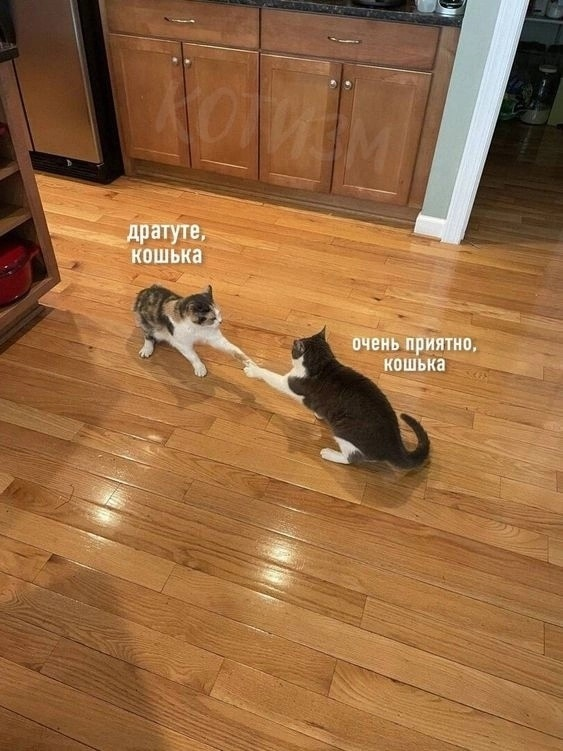
//> input picture image.jpg, 563 x 751 px
$ ./Lab1   (built with g++ and OpenCV 4)
//> lines starting //> are read from the running program, lines starting //| are printed output that depends on the picture; after the words box and inside, x2 and y2 are one past the last pixel; in counts of white or black regions, pixels touching at a corner belong together
### Lab1/methods.h
#include <iostream>
#include <opencv2/imgproc/imgproc.hpp>
#include <opencv2/highgui/highgui.hpp>
#include <math.h>
#include <map>

#pragma once

using namespace cv;
using namespace std;

Mat getHist(const Mat &image);
Mat getHistColor(const Mat& image);
Mat doQuantization(const Mat& image, int q_level);
double errorCalculation(int Y, int Y_quanti, int rowS, int colS);

### Lab1/methods.cpp
#include "methods.h"


Mat getHist(const Mat &image)
{
	Mat hist = Mat::zeros(1, 256, CV_64FC1);

	for (int i = 0; i < image.cols; i++) {
		for (int j = 0; j < image.rows; j++) {
			int y = image.at<unsigned char>(j, i);
			hist.at<double>(0, y) += 1.0;
		}
	}

	double m = 0, M = 0;
	minMaxLoc(hist, &m, &M); //find global min and max
	hist = hist / M; //height normalization with max

	Mat histImg = Mat::zeros(100, 256, CV_8U);

	for (int i = 0; i < 256; i++) {
		for (int j = 0; j < 100; j++) {
			if (hist.at<double>(0, i) * 100 > j) {
				histImg.at<unsigned char>(99 - j, i) = 255;
			}
		}
	}

	bitwise_not(histImg, histImg);

	return histImg;
}

// [11 lines left out: functions getHistColor, estimationCalculation, not called in this run]

double errorCalculation(double sum, const Mat& image)
{
	return sqrt(sum / (image.rows * image.cols));
}


map<int, double> makeRMStable(int key, double value) {
	map<int, double> RMStable;
	RMStable.insert({key, value});
	return RMStable;
}

void getRMStable(map<int, double> RMStable) {
	map <int, double> ::iterator it = RMStable.begin();
	cout << "RMS error" << endl; // This subheading is here because the console
								// displays a lot of service information when opening images.
	for (it; it != RMStable.end(); it++) {
		cout << "level: " << it->first << "  error: " << it->second << endl;
	}

	//for (it; it != RMStable.end(); it++) {
	//	cout << "|" << setw(10) << it->first << setw(10) << "|" << setw(10) << it->second << setw(10) << "|" << endl;
	//}
}


Mat doQuantization(const Mat& image, int q_level)
{
	Mat resultImage = Mat::zeros(image.rows, image.cols, CV_8UC1);
	int Y = 0, Y_quanti = 0;
	double sum = 0;
	double RMS = 0;

	//q_level - number of quantization levels (2, 4 ... 64)
	int range = 255 / (q_level - 1);

	for (int i = 0; i <= image.rows - 1; i++) {
		for (int j = 0; j <= image.cols - 1; j++) {

			Y = image.at<uchar>(i, j);

			for (int level = 0; level <= q_level; level++) {
				if (Y > range * level && Y <= range * level + range / 2) {
					Y_quanti = range * level;
				}
				else if (Y > range * level + range / 2 && Y <= range * (level + 1)) {
					Y_quanti = range * (level + 1);
				}
			}

			if (Y_quanti > 255)
				Y_quanti = 255;

			resultImage.at<uchar>(i, j) = Y_quanti;
		}
		sum += pow(Y - Y_quanti, 2);
	}

	//calculate RMSE
	map<int, double> RMStable;
	RMStable = makeRMStable(q_level, errorCalculation(sum, image));
	getRMStable(RMStable);

	return resultImage;
}

### Lab1/Lab1.cpp
#include "methods.h"

int main()
{
    Mat img = imread("../image.jpg");
//> img is the input picture: 751 rows x 563 cols, CV_8UC3; mean B, G, R 65.4, 106.6, 152.1
    imshow("Showtest", img);

    Mat imageGray;
    cvtColor(img, imageGray, COLOR_BGR2GRAY);
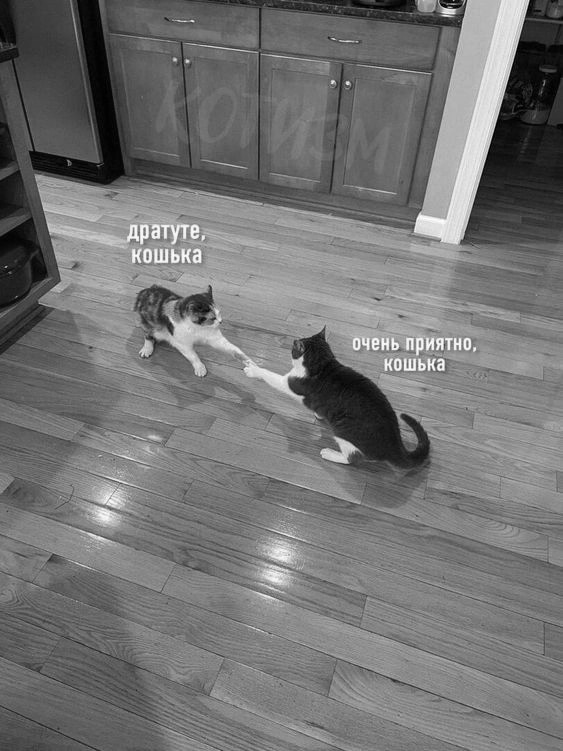
//> imageGray: 751 rows x 563 cols, CV_8UC1; min 0, max 254, mean 115.5
    imshow("gray", imageGray); //show grayscale image
    imshow("Hist", getHist(imageGray)); //show histogram for grayscale image
//> after the loop in getHist, `for (int i = 0; i < image.cols; i++)`: hist = 256 values, max 5501 at index 132, min 0 at index 255, mean 1651.6
//> in getHist, `minMaxLoc(hist, &m, &M);`: M = 5501
//> in getHist, `hist = hist / M;`: hist = 256 values, max 1 at index 132, min 0 at index 255, mean 0.3
//> after the loop in getHist, `for (int i = 0; i < 256; i++)`:
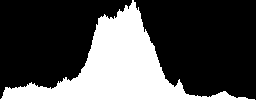
//> histImg: 100 rows x 256 cols, CV_8UC1; 30.5% white; 1 white region, box (x1, y1, x2, y2) and area: (0, 0, 255, 100) 7814


    /*
    * Sequential quantization
    * by the number of levels
    * corresponding to powers of two.
    */
    string level_title;
    Mat imageTemp;
    //cout << "RMS error" << endl; //This subheading can be here if we only want to see the error table (without opening images).
    //cout << "|" << setw(10) << "level" << setw(10) << "|" << setw(10) << "error" << setw(10) << "|" << endl;
    for (int power = 1; power <= 6; power++) {
        int level = pow(2, power);
        level_title = to_string(level);
        imageTemp = doQuantization(imageGray, level);
        imshow(level_title, imageTemp);
        imshow(level_title + "Hist", getHist(imageTemp));
    }
//> this loop made 6 passes
//> pass 1, `imageTemp = doQuantization(imageGray, level);`:
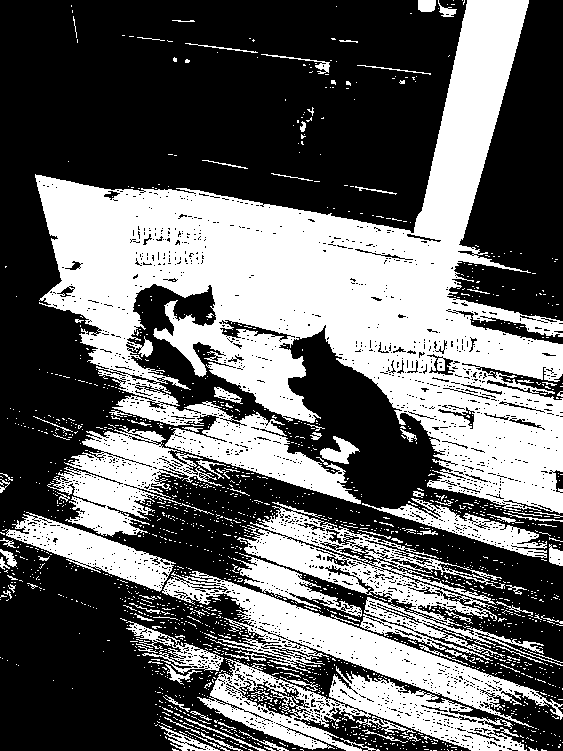
//> imageTemp: 751 rows x 563 cols, CV_8UC1; 40% white; 1718 white regions (1612 under 20 px), largest, box (x1, y1, x2, y2) and area: (35, 0, 563, 514) 103967, (162, 571, 563, 728) 12513, (237, 502, 563, 666) 11595
//> pass 1, `imshow(level_title + "Hist", getHist(imageTemp));`:
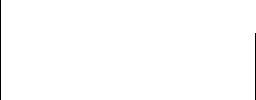
//> window '2Hist': 100 rows x 256 cols, CV_8UC1; 99.3% white; black in thin lines or dots
//> pass 2, `imageTemp = doQuantization(imageGray, level);`:
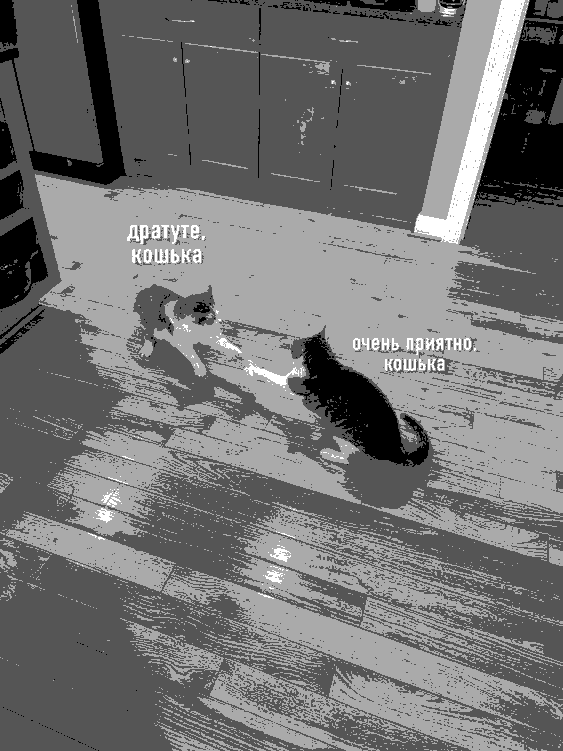
//> imageTemp: 751 rows x 563 cols, CV_8UC1; min 0, max 255, mean 114.8
//> pass 2, `imshow(level_title + "Hist", getHist(imageTemp));`:
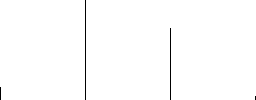
//> window '4Hist': 100 rows x 256 cols, CV_8UC1; 99.3% white; black in thin lines or dots


    cout << "Estimation of RMS error" << endl;
    cout << "|" << setw(10) << "level" << setw(10) << "|" << setw(10) << "estimation" << setw(10) << "|" << endl;
    for (int power = 1; power <= 6; power++) {
        int level = pow(2, power);
        level_title = to_string(level);
        cout << "|" << setw(10) << level_title << setw(10) << "|" << setw(10) << estimationCalculation(level) << setw(10) << "|" << endl;
//> (this line was passed over: estimationCalculation is not available in this run)
    }

    waitKey();

    return 0;
}
